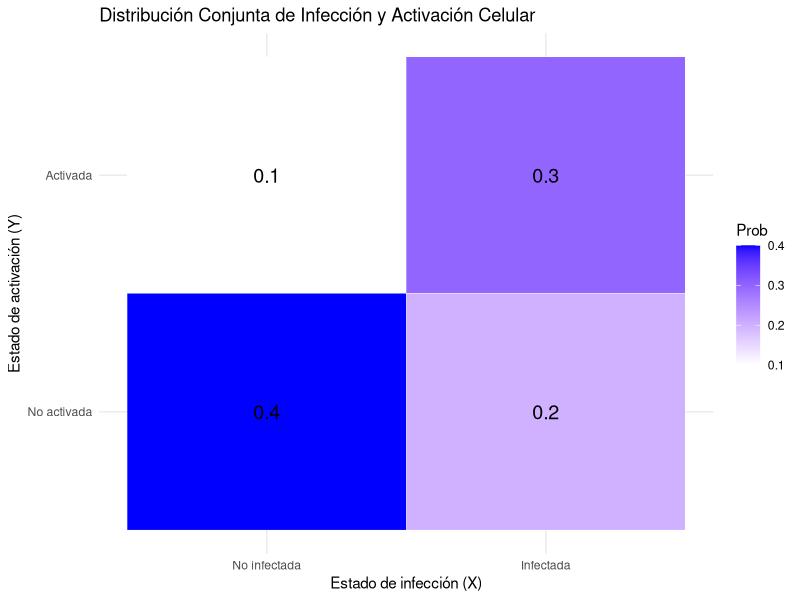
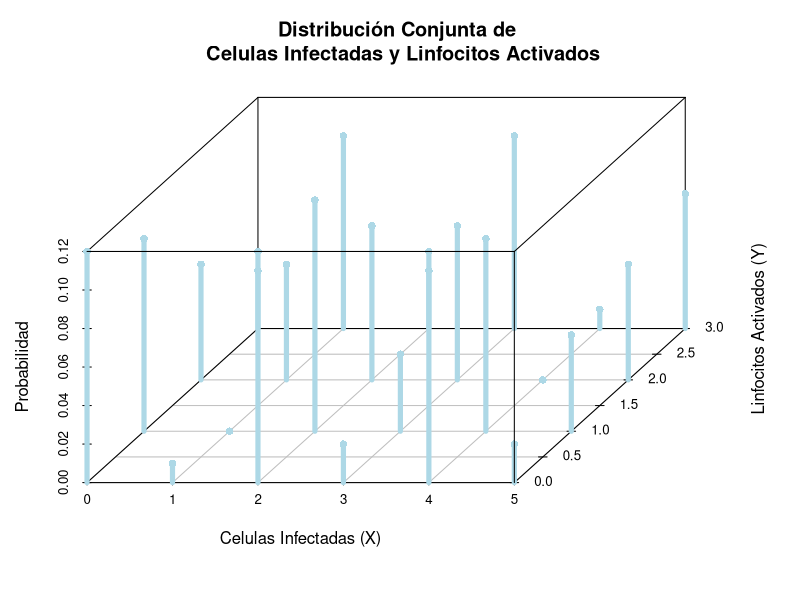

R code for these plots, in order: (Note: this script raises an error after producing the figures.)
## ---- chunk 1
library(ggplot2)

# Crear los datos de la distribución conjunta
data <- expand.grid(X = c(0, 1), Y = c(0, 1))
data$Prob <- c(0.4, 0.2, 0.1, 0.3)

# Graficar la distribución conjunta
ggplot(data, aes(x = factor(X, labels = c("No infectada", "Infectada")),
                 y = factor(Y, labels = c("No activada", "Activada")))) +
  geom_tile(aes(fill = Prob), color = "white") +
  scale_fill_gradient(low = "white", high = "blue") +
  geom_text(aes(label = round(Prob, 2)), size = 5) +
  labs(x = "Estado de infección (X)", y = "Estado de activación (Y)", 
       title = "Distribución Conjunta de Infección y Activación Celular") +
  theme_minimal()
## ---- chunk 2
prob_table <- matrix(c(0.12, 0.06, 0.02, 0.00,
                       0.10, 0.10, 0.04, 0.01,
                       0.06, 0.12, 0.08, 0.02,
                       0.03, 0.12, 0.10, 0.05,
                       0.01, 0.08, 0.12, 0.06,
                       0.00, 0.03, 0.10, 0.07), 
                     nrow = 6, byrow = TRUE)

# Asignar nombres a las filas y columnas
rownames(prob_table) <- 0:5
colnames(prob_table) <- 0:3

# Mostrar la tabla

prob_table

# Calcular la probabilidad de (X = 2, Y = 1)
prob_X2_Y1 <- prob_table["2", "1"]
cat("P(X = 2, Y = 1) =", prob_X2_Y1, "\n")

# Calcular la probabilidad de (X < 3, Y < 2)
prob_X_lt_3_Y_lt_2 <- sum(prob_table[1:3, 1:2])
cat("P(X < 3, Y < 2) =", prob_X_lt_3_Y_lt_2, "\n")
## ---- chunk 3
# Es preciso instalar y cargar el paquete scatterplot3d si no lo tienes instalado
# install.packages("scatterplot3d")
library(scatterplot3d)

# Crear una matriz con los datos de la tabla de probabilidades
X_vals <- as.numeric(rownames(prob_table))
Y_vals <- as.numeric(colnames(prob_table))

# Crear un grid de valores X e Y
X_grid <- rep(X_vals, each = length(Y_vals))
Y_grid <- rep(Y_vals, times = length(X_vals))

# Extraer las probabilidades como un vector
Z_vals <- as.vector(prob_table)

# Enviar el gráfico 3D de barras simuladas a pdf
png("images/pmfTrinomial.png")
scatterplot3d(X_grid, Y_grid, Z_vals,
                     type = "h", color = "lightblue", 
                     pch = 16, lwd = 5, 
                     cex.symbols = 1,
                     angle=60,
                     xlab = "Celulas Infectadas (X)", 
                     ylab = "Linfocitos Activados (Y)", 
                     zlab = "Probabilidad",
                     main = "Distribución Conjunta de \n Celulas Infectadas y Linfocitos Activados")
dev.off()

# Añadir texto con los valores de las probabilidades en la parte superior de las barras
# s3d$text(X_grid, Y_grid, Z_vals, labels = round(Z_vals, 2), pos = 3, col = "black")
## ---- chunk 4
knitr::include_graphics("images/pmfTrinomial.png", rel_path = TRUE )
## ---- chunk 5
library(MASS)  # Para la función mvrnorm
library(ggplot2)

# Definir parámetros
mu <- c(70, 175)  # Medias (peso, altura)
sigma <- matrix(c(10^2, 0.6*10*7, 0.6*10*7, 7^2), 2, 2)  # Matriz de covarianza

# Generar 1000 observaciones de la distribución normal bivariante
set.seed(123)
data <- mvrnorm(n = 1000, mu = mu, Sigma = sigma)
df <- data.frame(Peso = data[,1], Altura = data[,2])

# Graficar la distribución conjunta
ggplot(df, aes(x = Peso, y = Altura)) +
  geom_point(alpha = 0.6, color = "blue") +
  labs(title = "Simulación de la Distribución Normal Bivariante",
       x = "Peso (kg)", y = "Altura (cm)") +
  theme_minimal()
## ---- chunk 6
# Condicionar X dado Y = 180
y_cond <- 180
mu_cond <- mu[1] + 0.6 * (10/7) * (y_cond - mu[2])
sigma_cond <- sqrt(1 - 0.6^2) * 10

# Mostrar la media y desviación estándar condicionales
mu_cond
sigma_cond
